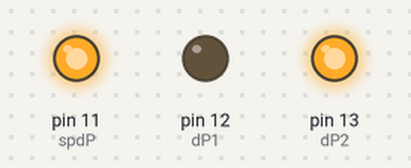
The sketch below on a simulated Arduino Uno, built with avr-gcc and run on an emulated ATmega328P. Shown: output pins drawn as LEDs (lit = HIGH).

Above: at 3.0 s.
At 9.0 s:
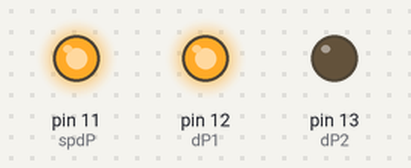
Timing chart, 0 to 13.8 s (numbered marks = the images above):
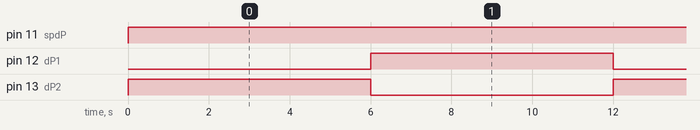

The sketch:

Venti_L292.ino
```cpp
int spdP=11;
int dP1=12;
int dP2=13;

int speedM=255;

void setup() {
  Serial.begin(9600);
  pinMode(spdP,OUTPUT);
  pinMode(dP1,OUTPUT);
  pinMode(dP2,OUTPUT);
}

void loop() {
 digitalWrite(dP1,0);
 digitalWrite(dP2,1);
 analogWrite(spdP,speedM);
delay(6000);
digitalWrite(dP1,1);
digitalWrite(dP2,0);
analogWrite(spdP,speedM);
delay(6000);
}
```

Measured:
- by itself, pin 11 (spdP): LOW → HIGH at 0.00 s
- by itself, pin 12 (dP1), pin 13 (dP2): alternates HIGH for 6.0 s and LOW for 6.0 s
